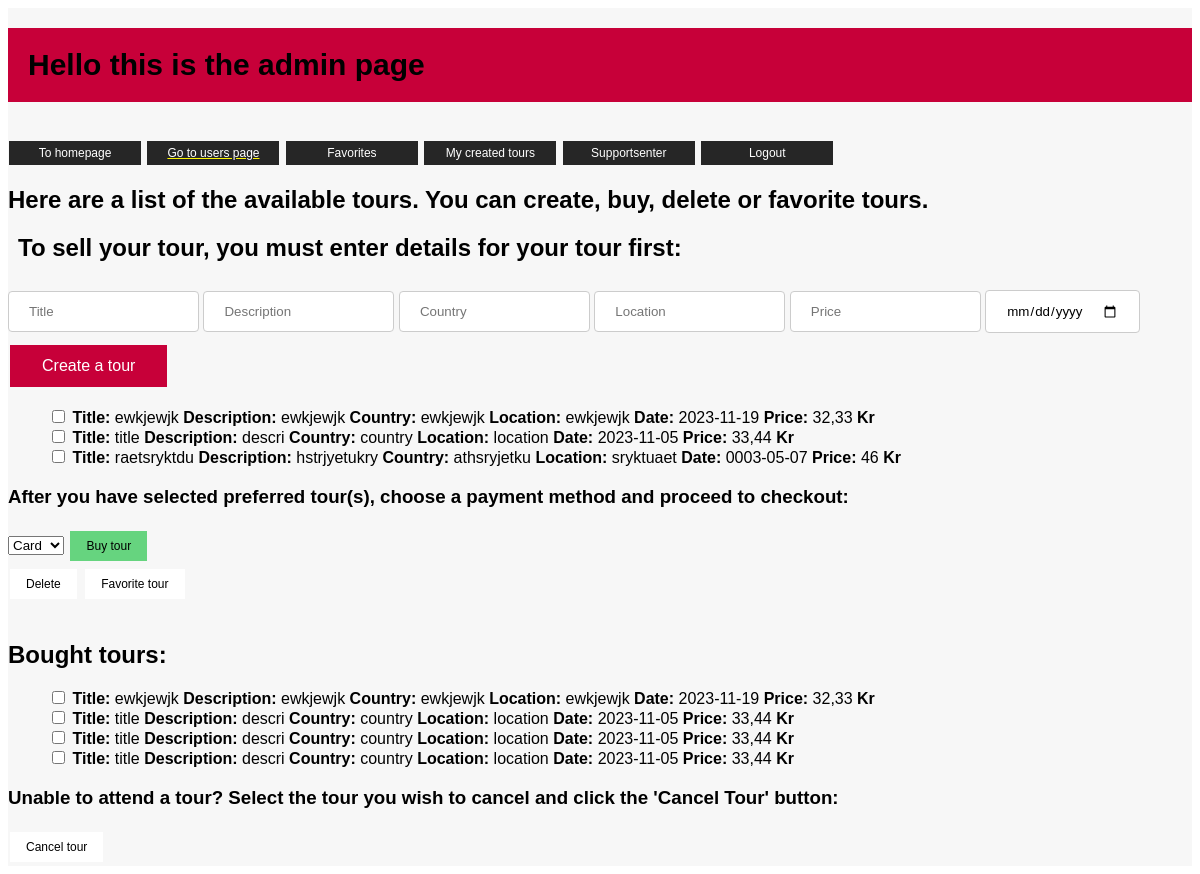
The page /adminpage on the database its author committed.
### tables this page shows
CREATE TABLE Tour(
                ID INTEGER PRIMARY KEY AUTOINCREMENT,
                Title TEXT,
                Description TEXT,
                Country TEXT,
                Location TEXT,
                Date DATETIME,
                Price DECIMAL(10, 2),
                CreatedBy 
    );

CREATE TABLE TourBooked(
                ID INTEGER PRIMARY KEY AUTOINCREMENT,
                User_ID INTEGER,
                Tour_ID INTEGER
    );

### app.py (the view)
@application.route('/adminpage')
def adminpage():
    global global_user_id
    list_tours = get_list_tours()
    list_of_bought_tours = get_list_of_user_bought_tours(global_user_id)
    list_of_users = get_user_list()
    is_admin = get_user_online_is_admin()
    return render_template('/adminpage.html', is_admin=is_admin, list_of_tours=list_tours, list_of_bought_tours=list_of_bought_tours, users=list_of_users)

### backend/autentication/login.py (called while the page is built)
def get_user_online():
    pathing = os.path.dirname(__file__) + "/user_online.json"
    try:
        with open(pathing, 'r') as file:
            data = json.load(file)
            return data.get('user_online', '')
    except FileNotFoundError:
        return r'user_online.json File Not Found'

def get_user_online_is_admin():
    admin_check = get_user_online()
    if admin_get(admin_check):
        return True
    else:
        return False

### backend/database/Tour.py (called while the page is built)
def list_tours():
    db = sqlite3.connect(pathing)
    cursor = db.cursor()
    cursor.execute("SELECT * from Tour")
    list = cursor.fetchall()
    return list

def get_user_list():
    db = sqlite3.connect(pathing)
    cursor = db.cursor()
    cursor.execute("SELECT ID, Username FROM User")
    users = cursor.fetchall()
    return users

### backend/database/Tour_advanced.py (called while the page is built)
def list_of_user_bought_tours(global_id):
    db = sqlite3.connect(pathing)
    cursor = db.cursor()
    cursor.execute('''SELECT TourBooked.ID, Tour.Title, Tour.Description, Tour.Country, Tour.Location, Tour.Date, Tour.Price
        FROM Tour
        INNER JOIN TourBooked on Tour.ID = TourBooked.Tour_ID
        WHERE TourBooked.User_ID = ?
        ORDER BY Tour.Title''', (global_id,))
    list_of_bought_tours = cursor.fetchall()
    db.close()
    return list_of_bought_tours

### backend/database/user.py (called while the page is built)
def admin_get(Username):
    con = sqlite3.connect(pathing)
    cur = con.cursor()
    try:
        con = sqlite3.connect(pathing)
        cur = con.cursor()
        cur.execute("SELECT Admin FROM User WHERE Username = ?", (Username,))
        admin = cur.fetchone()
        return admin[0]
    except:
        print("FEIL I ADMIN_GET")

### backend/handler/tour_handler.py (called while the page is built)
def get_list_tours():
    return list_tours()

def get_list_of_user_bought_tours(global_id):
    return list_of_user_bought_tours(global_id)

### frontend/templates/adminpage.html (shortened to what this page needs)
<!DOCTYPE html>
<html lang="en">
<head>
    <link rel="stylesheet" type="text/css" href="{{ url_for('static', filename='css/adminpage.css') }}">
</head>
<body>
<div id="grid">
    <div id="colored_body">
    <h1 id="intro">Hello this is the admin page</h1><br>
        {% if is_admin %}
            <a href="{{ url_for('homepage') }}" class="top_links_styling">To homepage</a>
            <a href="{{ url_for('users') }}" class="unique_userpage_link_styling">Go to users page</a>
        {% endif %}
    <a href="{{ url_for('favorites') }}" class="top_links_styling">Favorites</a>
    <a href="{{ url_for('my_created_tours') }}" class="top_links_styling">My created tours</a>
    <a href="{{ url_for('support_senter') }}" class="top_links_styling">Supportsenter</a>
    <a href="{{ url_for('index') }}" class="top_links_styling">Logout</a>
    <h2>Here are a list of the available tours. You can create, buy, delete or favorite tours.</h2>
    <h2 id="instruction">To sell your tour, you must enter details for your tour first:</h2>
    <form action="/admin_create_a_tour" method="POST" id="form_create_tour_input">
        <input type="text" name="Title" placeholder="Title" class="input_styling">
        <input type="text" name="Description" placeholder="Description" class="input_styling">
        <input type="text" name="Country" placeholder="Country" class="input_styling">
        <input type="text" name="Location" placeholder="Location" class="input_styling">
        <input type="price" name="Price" placeholder="Price" class="input_styling">
        <input type="date" name="Date" class="input_styling">
        <button type="submit" class="tour_button_styling">Create a tour</button>
    </form>
    <form action="/admin_checkbox_tour" method="POST" id="available_tours">
        <ul>
            {% for tour in list_of_tours %}
            <li>
                <input type="checkbox" name="checkbox_row" value="{{ tour[0] }}">
                <strong>Title:</strong> {{ tour[1] }}
                <strong>Description:</strong> {{ tour[2] }}
                <strong>Country:</strong> {{ tour[3] }}
                <strong>Location:</strong> {{ tour[4] }}
                <strong>Date:</strong> {{ tour[5] }}
                <strong>Price:</strong> {{ tour[6] }} <strong>Kr</strong>
            </li>
            {% endfor %}
        </ul>
        <h3>After you have selected preferred tour(s), choose a payment method and proceed to checkout:</h3>
        <select id="dropdown">
            <option value="valg1">Card</option>
        </select>
        <button type="submit" name="handle_action" value="buy" class="checkbox_buy_button_styling">Buy tour</button><br>
        <button type="submit" name="handle_action" value="delete" class="checkbox_button_styling">Delete</button>
        <button type="submit" name="handle_action" value="favorite" class="checkbox_button_styling">Favorite tour</button>
    </form> <br>
    <h2>Bought tours:</h2>
    <form action="/admin_remove_bought_tour" method="POST" id="bought_tours">
        <ul>
            {% for tour in list_of_bought_tours %}
            <li>
                <input type="checkbox" name="checkbox_bought_tour" value="{{ tour[0] }}">
                <strong>Title:</strong> {{ tour[1] }}
                <strong>Description:</strong> {{ tour[2] }}
                <strong>Country:</strong> {{ tour[3] }}
                <strong>Location:</strong> {{ tour[4] }}
                <strong>Date:</strong> {{ tour[5] }}
                <strong>Price:</strong> {{ tour[6] }} <strong>Kr</strong>
            </li>
            {% endfor %}
        </ul>
        <h3>Unable to attend a tour? Select the tour you wish to cancel and click the 'Cancel Tour' button:</h3>
        <button type="submit" name="handle_action" value="delete" class="checkbox_button_styling">Cancel tour</button>
    </form>
    </div>
</div>
</body>
</html>

### static/css/adminpage.css (style rules this page uses)
* { font-family: "Gill Sans", sans-serif; }
#grid { display: grid; grid-template-columns: 1fr 1fr 1fr 1fr 1fr grid-template-rows: 1fr 1fr 1fr 1fr 1fr 1fr }
#intro { font-decoration: none; font-size: 30px; font-weight: 900; grid-column: 2/4; grid-row: 1/2; background-color: #C70039; padding: 20px; }
#instruction { font-decoration: none; grid-column: 2/5; grid-row: 1/2; padding-left: 10px; }
#form_create_tour_input { grid-column: 2/4; grid-row: 2/3; }
.input_styling { padding: 12px 20px; margin: 8px 0; display: inline-block; border: 1px solid #ccc; border-radius: 4px; box-sizing: border-box; }
.tour_button_styling { background-color: #C70039; border: none; color: white; padding: 12px 32px; text-align: center; text-decoration: none; display: inline-block; font-size: 16px; margin: 4px 2px; cursor: pointer; }
.checkbox_button_styling { background-color: #ffffff; border: none; color: black; padding: 8px 16px; text-align: center; text-decoration: none; display: inline-block; font-size: 12px; margin: 4px 2px; cursor: pointer; }
.checkbox_buy_button_styling { background-color: #66d47f; border: none; color: black; padding: 8px 16px; text-align: center; text-decoration: none; display: inline-block; font-size: 12px; margin: 4px 2px; cursor: pointer; }
.top_links_styling { background-color: #262626; border: none; color: white; padding: 5px 16px; width: 100px; text-align: center; text-decoration: none; display: inline-block; font-size: 12px; margin: 1px 1px; cursor: pointer; }
.unique_userpage_link_styling { background-color: #262626; border: none; color: white; padding: 5px 16px; width: 100px; text-align: center; text-decoration: underline #fcf403; display: inline-block; font-size: 12px; margin: 1px 1px; cursor: pointer; }
#available_tours { grid-column: 2/4; grid-row: 3/4; }
#bought_tours { grid-column: 2/4; grid-row: 5/6; }
#colored_body { grid-column: 2/4; grid-row: 1/6; background-color: #F7F7F7; }
ul { list-style-type: none; }

### rows shown on the page
Tour: Title "ewkjewjk", Description "ewkjewjk", Country "ewkjewjk", Location "ewkjewjk", Date "2023-11-19", Price "32,33"
Tour: Title "title", Description "descri", Country "country", Location "location", Date "2023-11-05", Price "33,44"
Tour: Title "raetsryktdu", Description "hstrjyetukry", Country "athsryjetku", Location "sryktuaet", Date "0003-05-07", Price "46"
TourBooked: Title "ewkjewjk", Description "ewkjewjk", Country "ewkjewjk", Location "ewkjewjk", Date "2023-11-19", Price "32,33"
TourBooked: Title "title", Description "descri", Country "country", Location "location", Date "2023-11-05", Price "33,44"
TourBooked: Title "title", Description "descri", Country "country", Location "location", Date "2023-11-05", Price "33,44"
TourBooked: Title "title", Description "descri", Country "country", Location "location", Date "2023-11-05", Price "33,44"
